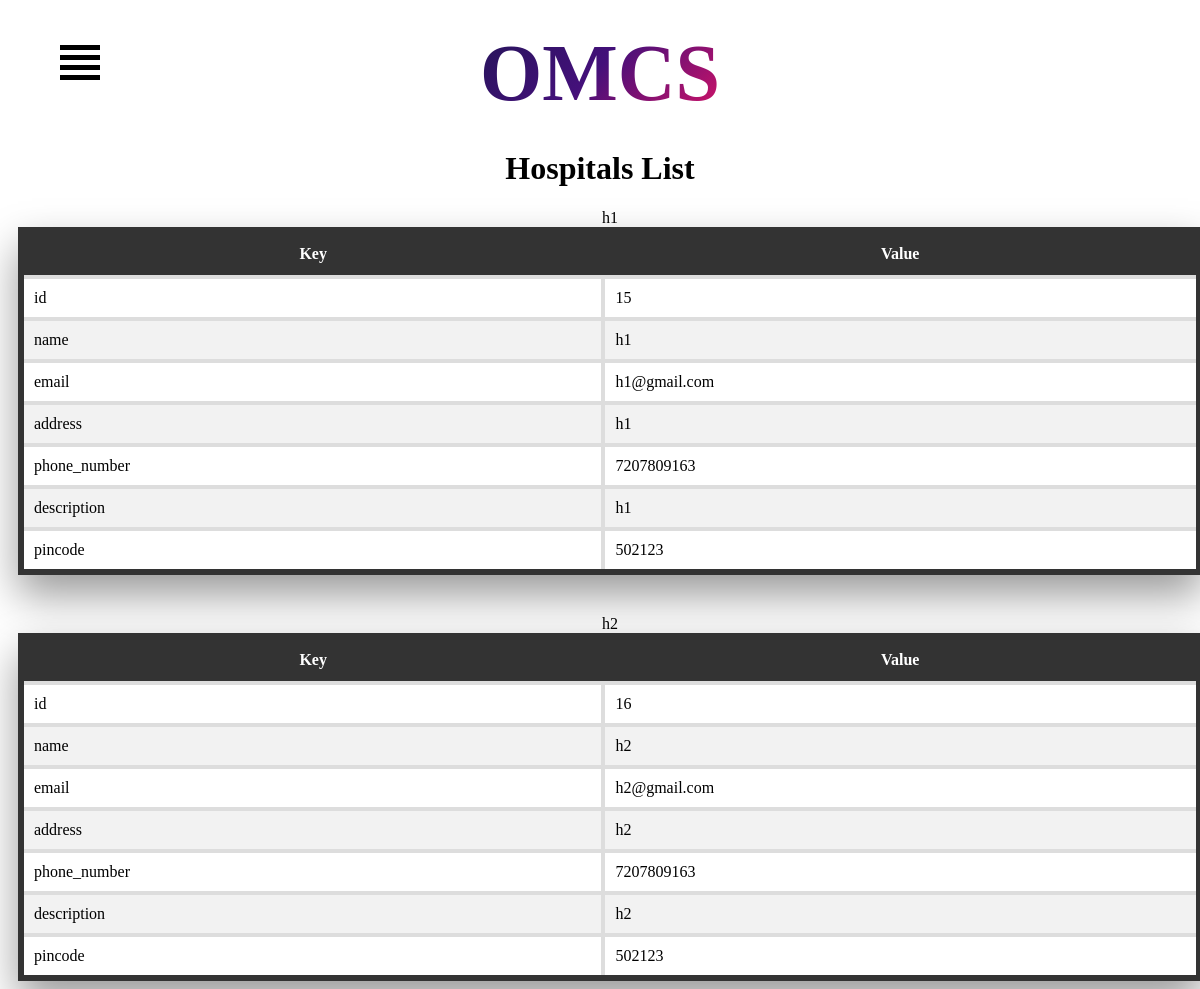
The page /get_hospitals_list/ on the database its author committed.
### OMCS/models.py (models this page shows)
class hospital(models.Model):
    id = models.AutoField(primary_key=True)
    name = models.CharField(max_length=100)
    address = models.CharField(max_length=100)
    email = models.EmailField()
    phone_number = models.IntegerField()
    pincode_regex = RegexValidator(regex=r'^[0-9]{6}$', message="Enter a valid Indian pincode.")
    pincode = models.CharField(max_length=6, validators=[pincode_regex])
    description=models.CharField(max_length=100)

### OMCS/views.py (the view)
# urls.py: path('get_hospitals_list/',views.get_hospitals_list, name='get_hospitals_list'),
def get_hospitals_list(request):
    queryset = hospital.objects.all()
    hospitals_list = [{'id': obj.id,'name':obj.name,'email':obj.email,'address':obj.address,'phone_number':obj.phone_number,'description':obj.description,'pincode':obj.pincode} for obj in queryset]
    return render(request,'get_hospitals_list.html',{'hospitals_list':hospitals_list})

### OMCS/templates/get_hospitals_list.html (shortened to what this page needs)
<!DOCTYPE html>
<html>
  <head>
  </head>
  <body>
    <div class="menu-container">
      <div class="hamburger-icon">
        <label for="openmenu" id="hamburger-label">
          <span></span>
          <span></span>
          <span></span>
          <span></span>
        </label>
      </div>
    </div>
  <div class="container">
    <div class="center">
    <div class="row">
      <div class="col-md-12 text-center">
        <h3 class="animate-charcter"> OMCS</h3>
      </div>
    </div>
  </div>
  </div>
  <h1 class="animated-heading center" >Hospitals List</h1>
    <div class="grid-container">
      {% for hospital in hospitals_list %}
      <div class="grid-cell">
        <table>
          <caption>{{ hospital.name }}</caption>
          <thead>
            <tr>
              <th>Key</th>
              <th>Value</th>
            </tr>
          </thead>
          <tbody>
            {% for key, value in hospital.items %}
            <tr>
              <td>{{ key }}</td>
              <td>{{ value }}</td>
            </tr>
            {% endfor %}
          </tbody>
        </table>
      </div>
      {% endfor %}
    </div>
  </body>
</html>

### OMCS/templates/get_hospitals_list.html (style rules this page uses)
.grid-container { display: grid; grid-template-columns: repeat(auto-fill, minmax(600px, 1fr)); grid-gap: 40px; }
.grid-cell table { margin-left: 10px; margin-right: 10px; border-collapse: collapse; width: 100%; box-shadow: 0 20px 40px rgba(0, 0, 0, 0.4); border: 6px solid #333; transition: all 0.3s ease-in-out; }
.grid-cell th, .grid-cell td { padding: 10px; border: 4px solid #ddd; }
.grid-cell th { font-weight: bold; }
.grid-cell tbody tr:nth-child(even) { background-color: #f2f2f2; }
.grid-cell thead { background-color: #333; color: #fff; }
.grid-cell thead th { padding: 12px; border: 2px solid #333; }
.animate-charcter { text-transform: uppercase; background-image: linear-gradient( -225deg, #231557 0%, #44107a 29%, #ff1361 67%, #fff800 100% ); padding-top: 10px; margin-top: 10px; margin-bottom: 10px; background-size: auto auto; background-clip: border-box; background-size: 200% auto; color: #fff; background-clip: text; text-fill-color: transparent; -webkit-background-clip: text; -webkit-text-fill-color: transparent; animation: textclip 2s linear infinite; display: inline-block; font-size: 80px; }
.center { text-align: center; }
.animated-heading { opacity: 0; animation: fadeIn 2s ease-in-out forwards; }
.hamburger-icon { position: absolute; z-index: 3; top: 5vh; left: 5vw; padding-bottom: 2vh; }
.hamburger-icon span { height: 5px; width: 40px; background-color: black; display: block; margin: 5px 0px 5px 0px; transition: 0.7s ease-in-out; transform: none; }
.menu-links li, a, span { transition: 0.5s ease-in-out; }

### rows shown on the page
hospital: name "h1", hospital "h1" "h1@gmail.com" "h1" "h1" "502123"
hospital: name "h2", hospital "h2" "h2@gmail.com" "h2" "h2" "502123"

### other values the page prints
{{ key }} "id" "name" "email" "address" "phone_number" "description" "pincode" "id" "name" "email" "address" "phone_number" "description" "pincode"
{{ value }} "15" "7207809163" "16" "7207809163"
